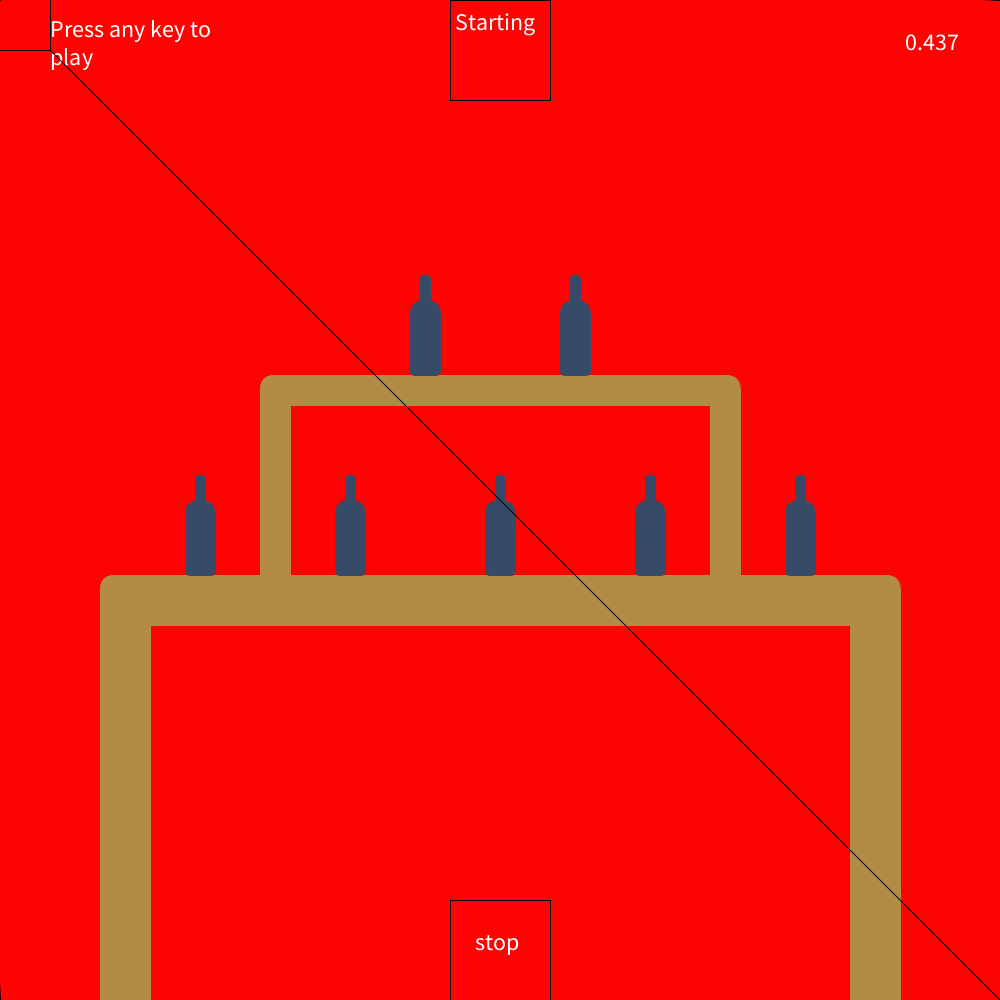
Frame 1 (no input)
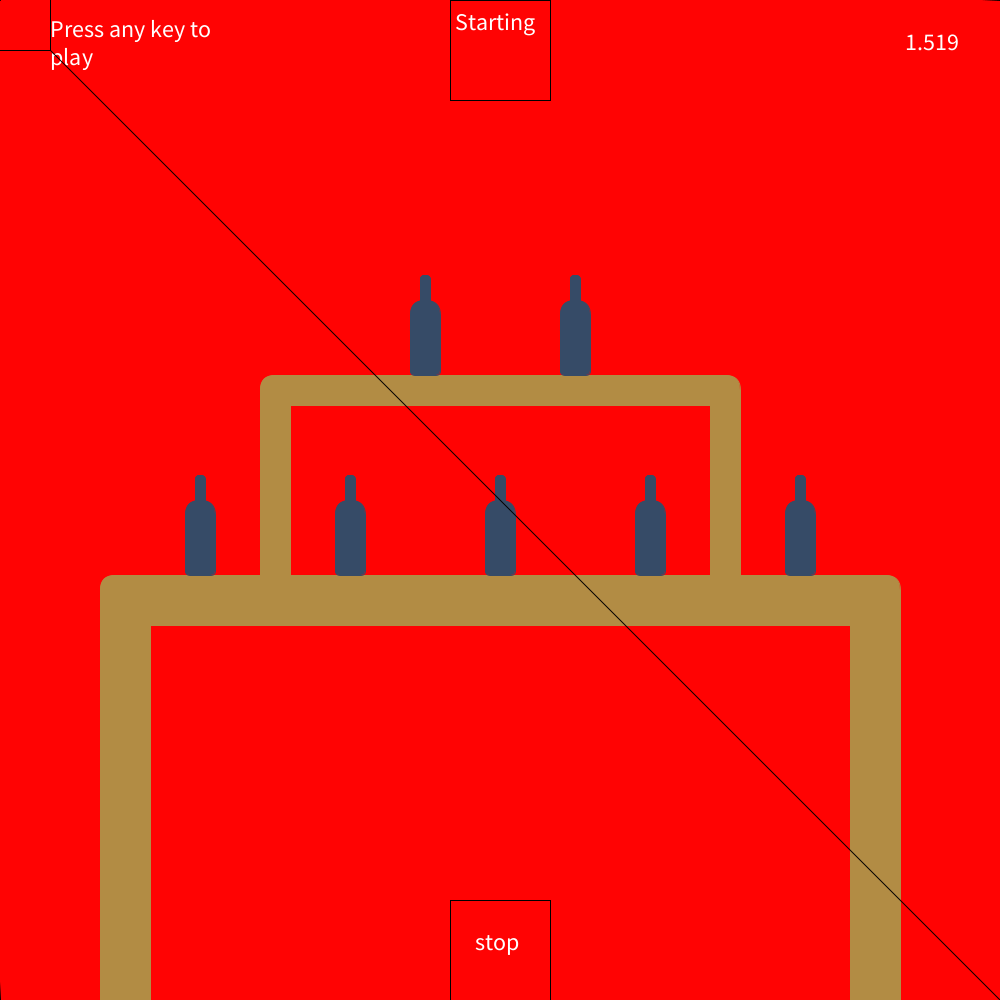
Frame 60 (the mouse pressed at the canvas centre just before this capture)
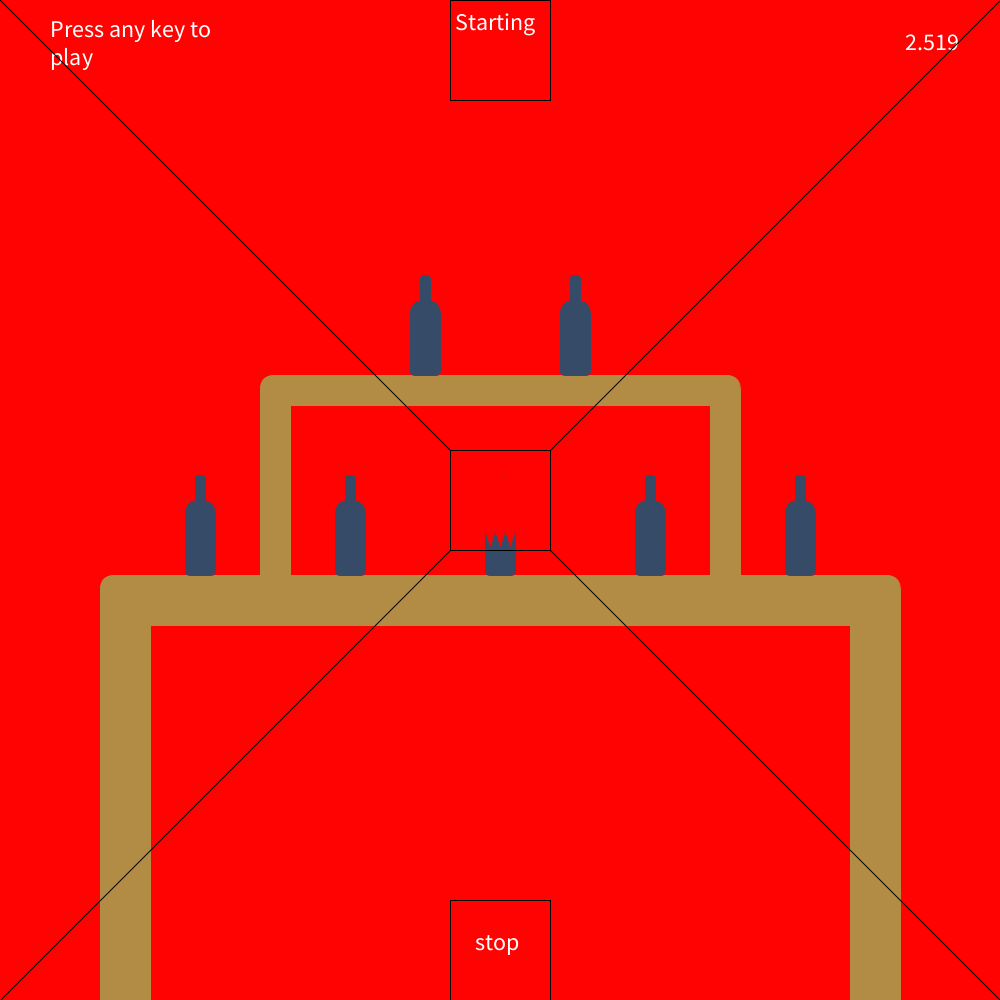
Frame 120 (the mouse held since frame 60 and released just before this capture)

The Processing sketch that drew these frames (run headless with seeded random() and noise(); from frame 60 on, the mouse is pressed at the canvas centre):

// Processing sketch: SS2_Arnav
// ── SS2_Arnav.pde
// Short story 2

float wide = 100;
float high = 100;
float R1 = 54;
float R2 = 54;
float R3 = 54;
float R4 = 54;
float R5 = 54;
float R6 = 54;
float R7 = 54;
float G1 = 75;
float G2 = 75;
float G3 = 75;
float G4 = 75;
float G5 = 75;
float G6 = 75;
float G7 = 75;
float B1 = 103;
float B2 = 103;
float B3 = 103;
float B4 = 103;
float B5 = 103;
float B6 = 103;
float B7 = 103;
float m = 0;
float sec = 0;
float prev= 0;


void setup(){
  size(1000, 1000);
  background(255, 3, 3);
  rectMode(CENTER);
  ellipseMode(CENTER);
}

void draw(){
  background(255, 3, 3);
  
  fill(178, 140, 68);
  stroke(178, 140, 68);
  
  rect(500, 600, 800, 50, 15, 15, 0, 0);
  rect(125, 800, 50, 400);
  rect(875, 800, 50, 400);
  rect(275, 500, 30, 250, 15, 0, 0, 0);
  rect(725, 500, 30, 250, 0, 15, 0, 0);
  rect(500, 390, 450, 30);  
  
  fill(54, 75, 103);
  stroke(54, 75, 103);
  
  rect(500, 540, 30, 70, 15, 15, 5, 5);
  rect(500, 495, 10, 40, 15, 15, 0, 0);
  rect(350, 540, 30, 70, 15, 15, 5, 5);
  rect(350, 495, 10, 40, 15, 15, 0, 0);
  rect(200, 540, 30, 70, 15, 15, 5, 5);
  rect(200, 495, 10, 40, 15, 15, 0, 0);
  rect(650, 540, 30, 70, 15, 15, 5, 5);
  rect(650, 495, 10, 40, 15, 15, 0, 0);
  rect(800, 540, 30, 70, 15, 15, 5, 5);
  rect(800, 495, 10, 40, 15, 15, 0, 0);
  rect(425, 340, 30, 70, 15, 15, 5, 5);
  rect(425, 295, 10, 40, 15, 15, 0, 0);
  rect(575, 340, 30, 70, 15, 15, 5, 5);
  rect(575, 295, 10, 40, 15, 15, 0, 0);
  
  
  fill(R1, G1, B1);
  stroke(R1, G1, B1);
  rect(500, 515, 30, 30, 15, 15, 0, 0);
  rect(500, 495, 10, 40, 15, 15, 0, 0);
  triangle(485, 530, 490, 545, 495, 530);  
  triangle(495, 530, 505, 530, 500, 545); 
  triangle(505, 530, 515, 530, 510, 545);
  
  fill(R2, G2, B2);
  stroke(R2, G2, B2);
  rect(350, 515, 30, 30, 15, 15, 0, 0);
  rect(350, 495, 10, 40, 15, 15, 0, 0);
  triangle(335, 530, 340, 545, 345, 530);  
  triangle(345, 530, 355, 530, 350, 545); 
  triangle(355, 530, 365, 530, 360, 545);
  
  fill(R3, G3, B3);
  stroke(R3, G3, B3);
  rect(200, 515, 30, 30, 15, 15, 0, 0);
  rect(200, 495, 10, 40, 15, 15, 0, 0);
  triangle(185, 530, 190, 545, 195, 530);  
  triangle(195, 530, 205, 530, 200, 545); 
  triangle(205, 530, 215, 530, 210, 545);
  
  fill(R4, G4, B4);
  stroke(R4, G4, B4);
  rect(650, 515, 30, 30, 15, 15, 0, 0);
  rect(650, 495, 10, 40, 15, 15, 0, 0);
  triangle(635, 530, 640, 545, 645, 530);  
  triangle(645, 530, 655, 530, 650, 545); 
  triangle(655, 530, 665, 530, 660, 545);
  
  fill(R5, G5, B5);
  stroke(R5, G5, B5);
  rect(800, 515, 30, 30, 15, 15, 0, 0);
  rect(800, 495, 10, 40, 15, 15, 0, 0);
  triangle(785, 530, 790, 545, 795, 530);  
  triangle(795, 530, 805, 530, 800, 545); 
  triangle(805, 530, 815, 530, 810, 545);
  
  fill(R6, G6, B6);
  stroke(R6, G6, B6);
  rect(425, 315, 30, 30, 15, 15, 0, 0);
  rect(425, 295, 10, 40, 15, 15, 0, 0);
  triangle(410, 330, 415, 345, 420, 330);  
  triangle(420, 330, 430, 330, 425, 345); 
  triangle(430, 330, 440, 330, 435, 345);
  
  fill(R7, G7, B7);
  stroke(R7, G7, B7);
  rect(575, 315, 30, 30, 15, 15, 0, 0);
  rect(575, 295, 10, 40, 15, 15, 0, 0);
  triangle(560, 330, 565, 345, 570, 330);  
  triangle(570, 330, 580, 330, 575, 345); 
  triangle(580, 330, 590, 330, 585, 345);
  
  stroke(0);
  noFill();
  rect(mouseX, mouseY, wide, wide);
  rect(500, 950, 100, 100);
  rect(500, 50, 100, 100);
  //wide++;
  //high++;
  
  String s = "Starting";
  String w = "stop";
  String space = "Press any key to play";
  stroke(0);
  fill(255);
  textSize(24);
  text(s, 455, 30);  // Text wraps within text box
  text(space, 150, 70, 200, 100);
  text(w, 475, 950);  // Text wraps within text box
  
  m = millis();
  sec = m/1000;
  text(sec - prev, 900, 50);

  line(0, 0, mouseX-(wide/2), mouseY-(wide/2));
  line(0, 1000, mouseX-(wide/2), mouseY+(wide/2));
  line(1000, 1000, mouseX+(wide/2), mouseY+(wide/2));
  line(1000, 0, mouseX+(wide/2), mouseY-(wide/2));
}
  
void mousePressed(){
  if(mouseX >= 485 && mouseX <= 515 && mouseY >= 475 && mouseY <= 775)
  {
    R1 = 255;
    G1 = 3;
    B1 = 3;
  }
  else if(mouseX > 335 && mouseX < 365 && mouseY > 475 && mouseY < 775)
  {
    R2 = 255;
    G2 = 3;
    B2 = 3;
  }
  else if(mouseX > 185 && mouseX < 215 && mouseY > 475 && mouseY < 775)
  {
    R3 = 255;
    G3 = 3;
    B3 = 3;
  }
  else if(mouseX > 635 && mouseX < 665 && mouseY > 475 && mouseY < 775)
  {
    R4 = 255;
    G4 = 3;
    B4 = 3;
  }
  else if(mouseX > 785 && mouseX < 815 && mouseY > 475 && mouseY < 775)
  {
    R5 = 255;
    G5 = 3;
    B5 = 3;
  }
  else if(mouseX > 410 && mouseX < 440 && mouseY > 275 && mouseY < 575)
  {
    R6 = 255;
    G6 = 3;
    B6 = 3;
  }
  else if(mouseX > 560 && mouseX < 580 && mouseY > 275 && mouseY < 575)
  {
    R7 = 255;
    G7 = 3;
    B7 = 3;
  }
  else if(mouseX > 450 && mouseX < 550 && mouseY > 900 && mouseY < 1000 && R1 == 255 && R2 == 255 && R3 == 255 && R4 == 255 && R5 == 255 && R6 == 255 && R7 == 255)
  {
    noLoop();
  }
}
void keyPressed(){
    background(255, 3, 3);
    R1 = 54;
    R2 = 54;
    R3 = 54;
    R4 = 54;
    R5 = 54;
    R6 = 54;
    R7 = 54;
    
    G1 = 75;
    G2 = 75; 
    G3 = 75;
    G4 = 75;
    G5 = 75;
    G6 = 75;
    G7 = 75;
    
    B1 = 103;
    B2 = 103; 
    B3 = 103; 
    B4 = 103; 
    B5 = 103; 
    B6 = 103; 
    B7 = 103; 
    
    prev = millis()/1000;
    
    loop();
}
  
  
